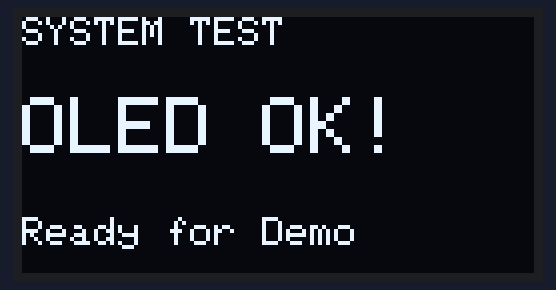
The sketch below on a simulated Arduino Uno, built with avr-gcc and run on an emulated ATmega328P. On the bench: 128×64 one-colour display.

Above: at 0.1 s.

The sketch:

Test_OLED.ino
```cpp
#include <Wire.h>
#include <Adafruit_GFX.h>
#include <Adafruit_SSD1306.h>

#define SCREEN_WIDTH 128
#define SCREEN_HEIGHT 64
#define OLED_RESET    -1
Adafruit_SSD1306 display(SCREEN_WIDTH, SCREEN_HEIGHT, &Wire, OLED_RESET);

void setup() {
  Serial.begin(9600);

  // Address 0x3C for 128x64
  if(!display.begin(SSD1306_SWITCHCAPVCC, 0x3C)) {
    Serial.println(F("SSD1306 allocation failed. Check wiring!"));
    for(;;); // Don't proceed, loop forever
  }

  // Clear the buffer
  display.clearDisplay();

  // Draw Test Text
  display.setTextSize(1);
  display.setTextColor(SSD1306_WHITE);
  display.setCursor(0, 0);
  display.println(F("SYSTEM TEST"));

  display.setTextSize(2);
  display.setCursor(0, 20);
  display.println(F("OLED OK!"));

  display.setTextSize(1);
  display.setCursor(0, 50);
  display.println(F("Ready for Demo"));

  display.display();
}

void loop() {
  // Nothing to do here, static display test
}
```
